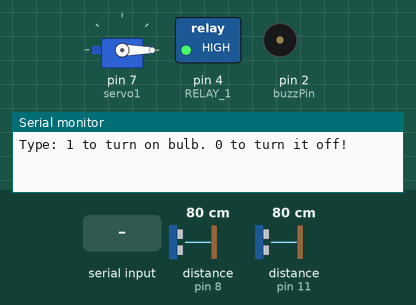
Simulated run of this sketch. Board: Arduino Uno, built with avr-gcc and run on an emulated ATmega328P. On the bench: servo, switched loads named in the sketch (green lamp = pin HIGH), buzzer (waves = sounding, pin HIGH), the last lines printed to the serial monitor. Wiring (inferred from the names in the program): 2 × ultrasonic range finder: trigger pin 9, echo pin 8 / trigger pin 10, echo pin 11. Inputs (shaded band) come from the test bench; at power-on: distance to the obstacle (sensors on pin 8, pin 11) 80 cm. The echo pulse lasts 58.3 µs per cm; pins used as bus, display or sensor lines are not drawn.

Above: at 1.2 s.
1.3 s: "1\n" received over Serial
At 2.1 s:
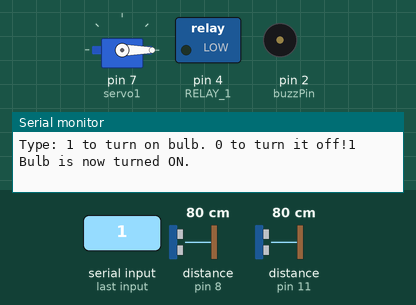
2.8 s: distance to the obstacle (sensor on pin 8) set to 15 cm
4.3 s: distance to the obstacle (sensor on pin 8) set to 11 cm
At 5.1 s:
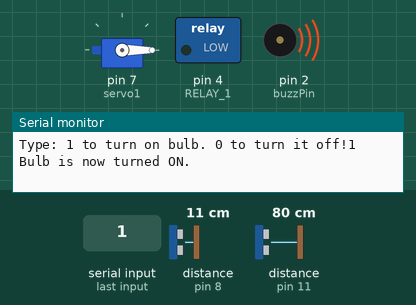
5.8 s: byte 48 ('0') received over Serial
At 6.7 s:
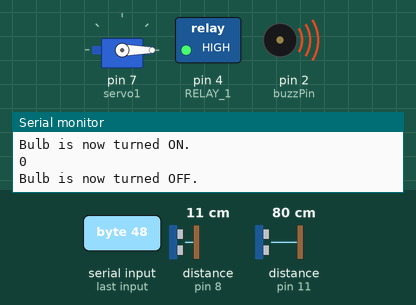
7.3 s: distance to the obstacle (sensor on pin 11) set to 11 cm
8.8 s: distance to the obstacle (sensor on pin 11) set to 8 cm
At 10.1 s:
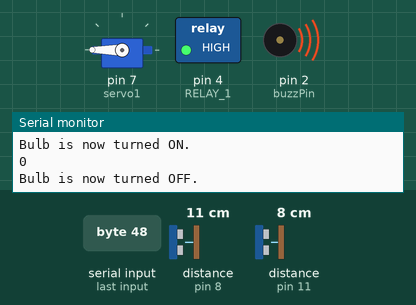
Timing chart, 0 to 11.3 s (numbered marks = the images above; inputs shaded):
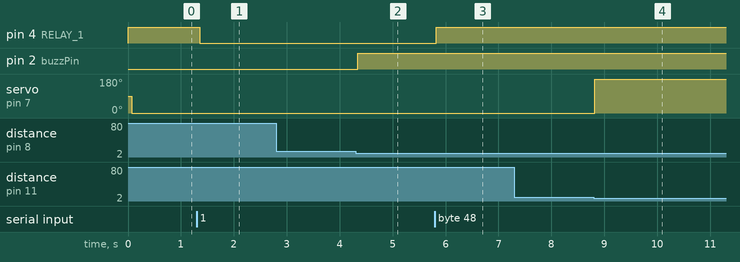

Measured:
- the behaviour switches between 14 and 13 cm on distance to the obstacle (sensor on pin 8) (found by bisection; images 1 and 2)
- the behaviour switches between 10 and 9 cm on distance to the obstacle (sensor on pin 11) (found by bisection; images 3 and 4)
- after the input at 1.3 s, pin 4 (RELAY_1): HIGH → LOW after 0.06 s
- after the input at 2.8 s, every drawn part: stays the same
- after the input at 4.3 s, pin 2 (buzzPin): LOW → HIGH after 0.05 s
- after the input at 5.8 s, pin 4 (RELAY_1): LOW → HIGH at once
- after the input at 7.3 s, every drawn part: stays the same
- after the input at 8.8 s, servo on pin 7 (servo1): 0° → 180° at once

The sketch:

arduino_project.ino
```cpp
#define RELAY_ON 0
#define RELAY_OFF 1
#define RELAY_1 4
#include <Servo.h>
Servo servo1;
int trigPin = 9;
int trigPin1 = 10;
int echoPin = 8;
int echoPin1 = 11;
long distance;
long distance1;
long duration;
char data = 0;
int const buzzPin = 2;
void setup() {
// Set pin as output.
pinMode(RELAY_1, OUTPUT);
// Initialize relay one as off so that on reset it would be off by default
digitalWrite(RELAY_1, RELAY_OFF);
Serial.begin(9600);
Serial.print("Type: 1 to turn on bulb. 0 to turn it off!");
pinMode(trigPin, OUTPUT); // trig pin will have pulses output
pinMode(echoPin, INPUT); // echo pin should be input to get pulse width
pinMode(buzzPin, OUTPUT);

{
servo1.attach(7);
 pinMode(trigPin1, OUTPUT);
 pinMode(echoPin1, INPUT);
}
}
void loop() {
if (Serial.available() > 0) {
data = Serial.read(); //Read the incoming data and store it into variable data
Serial.print(data); //Print Value inside data in Serial monitor
Serial.print("\n"); //New line
if(data == '1'){
digitalWrite(RELAY_1, RELAY_ON);
Serial.println("Bulb is now turned ON.");
}
else if(data == '0'){
digitalWrite(RELAY_1, RELAY_OFF);
Serial.println("Bulb is now turned OFF.");
}
}
int duration, distance;
// Output pulse with 1ms width on trigPin
digitalWrite(trigPin, HIGH);
delay(1);
digitalWrite(trigPin, LOW);
// Measure the pulse input in echo pin
duration = pulseIn(echoPin, HIGH);
// Distance is half the duration devided by 29.1 (from datasheet)
distance = (duration/2) / 29.1;
// if distance less than 0.5 meter and more than 0 (0 or less means over range)
if (distance <= 12 && distance >= 0) {
// Buzz
digitalWrite(buzzPin, HIGH);
} else {
// Don't buzz
digitalWrite(buzzPin, LOW);
}
// Waiting 60 ms won't hurt any one
delay(60);
{
  ultra();
  servo1.write(0);
  if(distance1 <= 8){
  servo1.write(180);
  }
}
}
void ultra(){
  digitalWrite(trigPin1, LOW);
  delayMicroseconds(2);
  digitalWrite(trigPin1, HIGH);
  delayMicroseconds(10);
  digitalWrite(trigPin1, LOW);
  duration = pulseIn(echoPin1, HIGH);
  distance1 = duration*0.034/2;
  }
```
